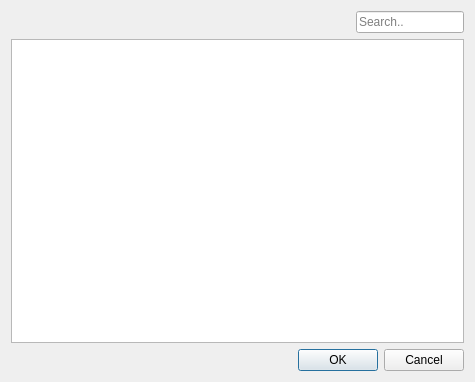
<?xml version="1.0" encoding="UTF-8"?>
<ui version="4.0">
 <class>SelectionDialog</class>
 <widget class="QDialog" name="SelectionDialog">
  <property name="geometry">
   <rect>
    <x>0</x>
    <y>0</y>
    <width>475</width>
    <height>382</height>
   </rect>
  </property>
  <property name="windowTitle">
   <string>Dialog</string>
  </property>
  <layout class="QVBoxLayout" name="verticalLayout">
   <item>
    <layout class="QHBoxLayout" name="horizontalLayout">
     <item>
      <spacer name="horizontalSpacer">
       <property name="orientation">
        <enum>Qt::Horizontal</enum>
       </property>
       <property name="sizeHint" stdset="0">
        <size>
         <width>40</width>
         <height>20</height>
        </size>
       </property>
      </spacer>
     </item>
     <item>
      <widget class="QLabel" name="label">
       <property name="minimumSize">
        <size>
         <width>15</width>
         <height>15</height>
        </size>
       </property>
       <property name="maximumSize">
        <size>
         <width>15</width>
         <height>15</height>
        </size>
       </property>
       <property name="text">
        <string/>
       </property>
       <property name="pixmap">
        <pixmap resource="../../icons/icons.qrc">:/search_icon</pixmap>
       </property>
       <property name="scaledContents">
        <bool>true</bool>
       </property>
      </widget>
     </item>
     <item>
      <widget class="QLineEdit" name="searchInput">
       <property name="sizePolicy">
        <sizepolicy hsizetype="Minimum" vsizetype="Fixed">
         <horstretch>0</horstretch>
         <verstretch>0</verstretch>
        </sizepolicy>
       </property>
       <property name="placeholderText">
        <string>Search..</string>
       </property>
       <property name="clearButtonEnabled">
        <bool>true</bool>
       </property>
      </widget>
     </item>
    </layout>
   </item>
   <item>
    <widget class="ProxyElementTableView" name="dataView">
     <property name="contextMenuPolicy">
      <enum>Qt::CustomContextMenu</enum>
     </property>
     <property name="editTriggers">
      <set>QAbstractItemView::NoEditTriggers</set>
     </property>
     <property name="sortingEnabled">
      <bool>true</bool>
     </property>
     <attribute name="horizontalHeaderVisible">
      <bool>true</bool>
     </attribute>
     <attribute name="verticalHeaderVisible">
      <bool>false</bool>
     </attribute>
     <attribute name="verticalHeaderHighlightSections">
      <bool>false</bool>
     </attribute>
    </widget>
   </item>
   <item>
    <widget class="QDialogButtonBox" name="buttonBox">
     <property name="orientation">
      <enum>Qt::Horizontal</enum>
     </property>
     <property name="standardButtons">
      <set>QDialogButtonBox::Cancel|QDialogButtonBox::Ok</set>
     </property>
    </widget>
   </item>
  </layout>
 </widget>
 <customwidgets>
  <customwidget>
   <class>ProxyElementTableView</class>
   <extends>QTableView</extends>
   <header>GEMEditor.widgets.views</header>
  </customwidget>
 </customwidgets>
 <resources>
  <include location="../../icons/icons.qrc"/>
 </resources>
 <connections>
  <connection>
   <sender>buttonBox</sender>
   <signal>accepted()</signal>
   <receiver>SelectionDialog</receiver>
   <slot>accept()</slot>
   <hints>
    <hint type="sourcelabel">
     <x>257</x>
     <y>372</y>
    </hint>
    <hint type="destinationlabel">
     <x>157</x>
     <y>274</y>
    </hint>
   </hints>
  </connection>
  <connection>
   <sender>buttonBox</sender>
   <signal>rejected()</signal>
   <receiver>SelectionDialog</receiver>
   <slot>reject()</slot>
   <hints>
    <hint type="sourcelabel">
     <x>325</x>
     <y>372</y>
    </hint>
    <hint type="destinationlabel">
     <x>286</x>
     <y>274</y>
    </hint>
   </hints>
  </connection>
  <connection>
   <sender>SelectionDialog</sender>
   <signal>finished(int)</signal>
   <receiver>SelectionDialog</receiver>
   <slot>save_dialog_geometry()</slot>
   <hints>
    <hint type="sourcelabel">
     <x>237</x>
     <y>190</y>
    </hint>
    <hint type="destinationlabel">
     <x>493</x>
     <y>361</y>
    </hint>
   </hints>
  </connection>
  <connection>
   <sender>searchInput</sender>
   <signal>textChanged(QString)</signal>
   <receiver>SelectionDialog</receiver>
   <slot>update_filter(QString)</slot>
   <hints>
    <hint type="sourcelabel">
     <x>383</x>
     <y>16</y>
    </hint>
    <hint type="destinationlabel">
     <x>474</x>
     <y>62</y>
    </hint>
   </hints>
  </connection>
 </connections>
 <slots>
  <slot>save_dialog_geometry()</slot>
  <slot>update_filter(QString)</slot>
 </slots>
</ui>
